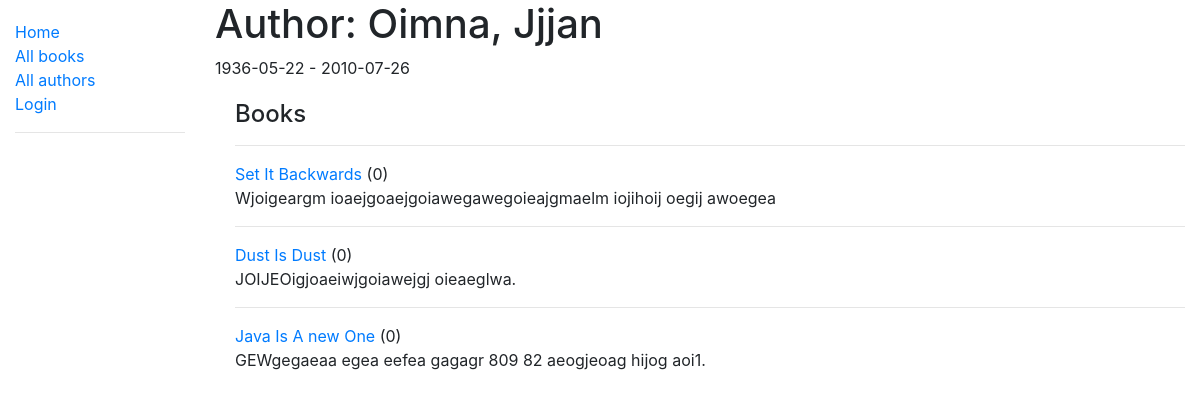
The app's page /catalog/authors/8 with its own data.
### catalog/models.py (models this page shows, shortened)
class Author(models.Model):
    first_name = models.CharField(max_length=100)
    last_name = models.CharField(max_length=100)
    date_of_birth = models.DateField(null=True, blank=True)
    date_of_death = models.DateField('Died', null=True, blank=True)
    class Meta:
        ordering = ['last_name', 'first_name']
    def __str__(self):
        return f'{self.last_name}, {self.first_name}'
    def life_span(self):
        life = ''
        if self.date_of_birth:
            if  self.date_of_birth:
                life = f'{self.date_of_birth} - {self.date_of_death}'
            else:
                life = f'unknown - {self.date_of_death}'
        else:
            if  self.date_of_birth:
                life = f'{self.date_of_birth} - unknown'
            else:
                life = 'not clear.'
        return life
    '''
    # the following two functions can be used to validate the birth date
    def clean(self):
        if self.date_of_death < self.date_of_birth:
            raise ValidationError(_('death date %(death)s is before birth date%(birth)s'),
                params={'death': self.date_of_death, 'birth': self.date_of_birth})

    def save(self, *args, **kwargs):
        self.full_clean()
        return super(Author, self).save(*args, **kwargs)
    '''

class Book(models.Model):
    title = models.CharField(max_length=200)
    author = models.ForeignKey('Author', on_delete=models.SET_NULL, null=True)
    summary = models.TextField(max_length=1000, help_text='Enter a brief description of the book')
    isbn = models.CharField('ISBN', max_length=13, help_text='13 Character <a href="https://www.isbn-international.org/content/what-isbn">ISBN number</a>')
    genre = models.ManyToManyField(Genre, help_text='Select a genre for this book')
    language = models.ForeignKey('Language', on_delete=models.SET_NULL, null=True)
    def get_absolute_url(self):
        return reverse('book-detail', args=[str(self.id)])
    def display_genre(self):
        """Create a string for the Genre. This is required to display genre in Admin."""
        return ', '.join(genre.name for genre in self.genre.all()[:3])
    display_genre.short_description = 'Genre'

### catalog/views.py (the view)
# urls.py: path('authors/<int:pk>', views.AuthorDetailView.as_view(), name='author-detail'),
class AuthorDetailView(generic.DetailView):
    model = Author

### catalog/templates/catalog/author_detail.html
{% extends "base_generic.html" %}
{% block content %}
  <h1>Author: {{ author }}</h1>
  <p>{{ author.life_span }}</P>
  <div style="margin-left:20px;margin-top:20px">
    <h4>Books</h4>
    {% for book in author.book_set.all %}
      <hr>
      <a href="{{book.get_absolute_url}}"> {{book.title}} </a>({{book.bookinstance_set.count}})
      <p>{{book.summary}}</p>
    {% endfor %}
  </div>
{% endblock %}

### records on screen
Author: last_name+first_name "Oimna, Jjjan", life_span "1936-05-22 - 2010-07-26"
Book: title "Set It Backwards", bookinstance_set.count "0", summary "Wjoigeargm ioaejgoaejgoiawegawegoieajgmaelm iojihoij oegij awoegea"
Book: title "Dust Is Dust", bookinstance_set.count "0", summary "JOIJEOigjoaeiwjgoiawejgj oieaeglwa."
Book: title "Java Is A new One", bookinstance_set.count "0", summary "GEWgegaeaa egea eefea gagagr 809 82 aeogjeoag hijog aoi1."
